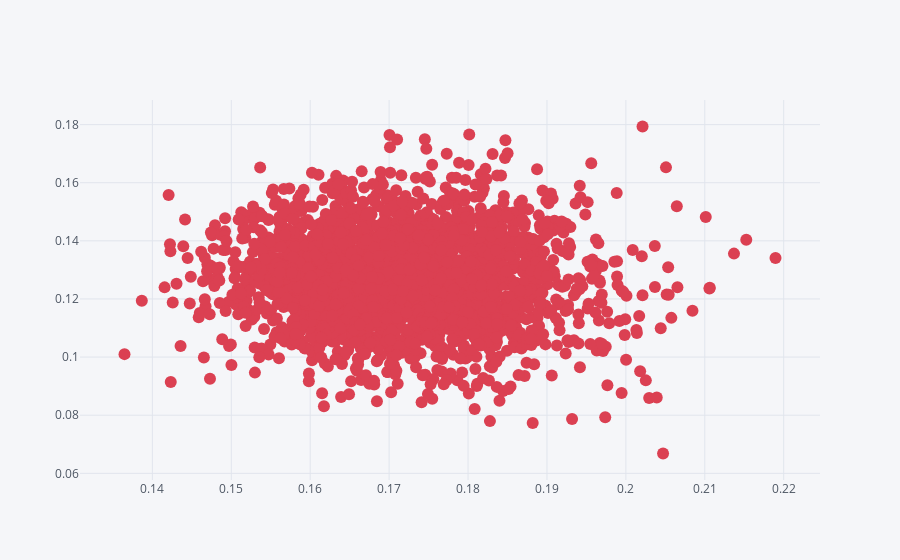

The notebook cell saved with this chart:
### Code cell
mvp.iplot(x='volatility', y='return', kind='scatter', mode='markers', color='red')

### Figure 1 — Plotly figure (JSON) as saved in the notebook; plotly's stock layout.template omitted (floating-point values rounded to 4 significant figures; data arrays with more than 128 entries replaced by an {"elided": "..."} marker saying what was removed)
{"data": [{"line": {"color": "rgba(219, 64, 82, 1.0)", "dash": "solid", "shape": "linear", "width": 1.3}, "marker": {"size": 12, "symbol": "circle"}, "mode": "markers", "name": "return", "text": "", "type": "scatter", "x": {"elided": "2500 float values"}, "y": {"elided": "2500 float values"}}], "layout": {"legend": {"bgcolor": "#F5F6F9", "font": {"color": "#4D5663"}}, "paper_bgcolor": "#F5F6F9", "plot_bgcolor": "#F5F6F9", "title": {"font": {"color": "#4D5663"}}, "xaxis": {"gridcolor": "#E1E5ED", "showgrid": true, "tickfont": {"color": "#4D5663"}, "title": {"font": {"color": "#4D5663"}, "text": ""}, "zerolinecolor": "#E1E5ED"}, "yaxis": {"gridcolor": "#E1E5ED", "showgrid": true, "tickfont": {"color": "#4D5663"}, "title": {"font": {"color": "#4D5663"}, "text": ""}, "zerolinecolor": "#E1E5ED"}}}
